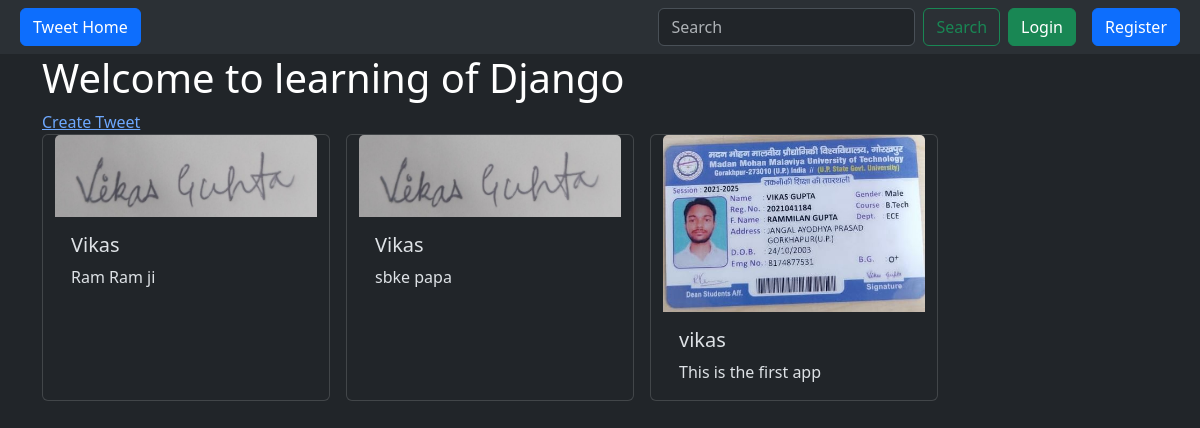
Page /tweet/ on the earlier database version.
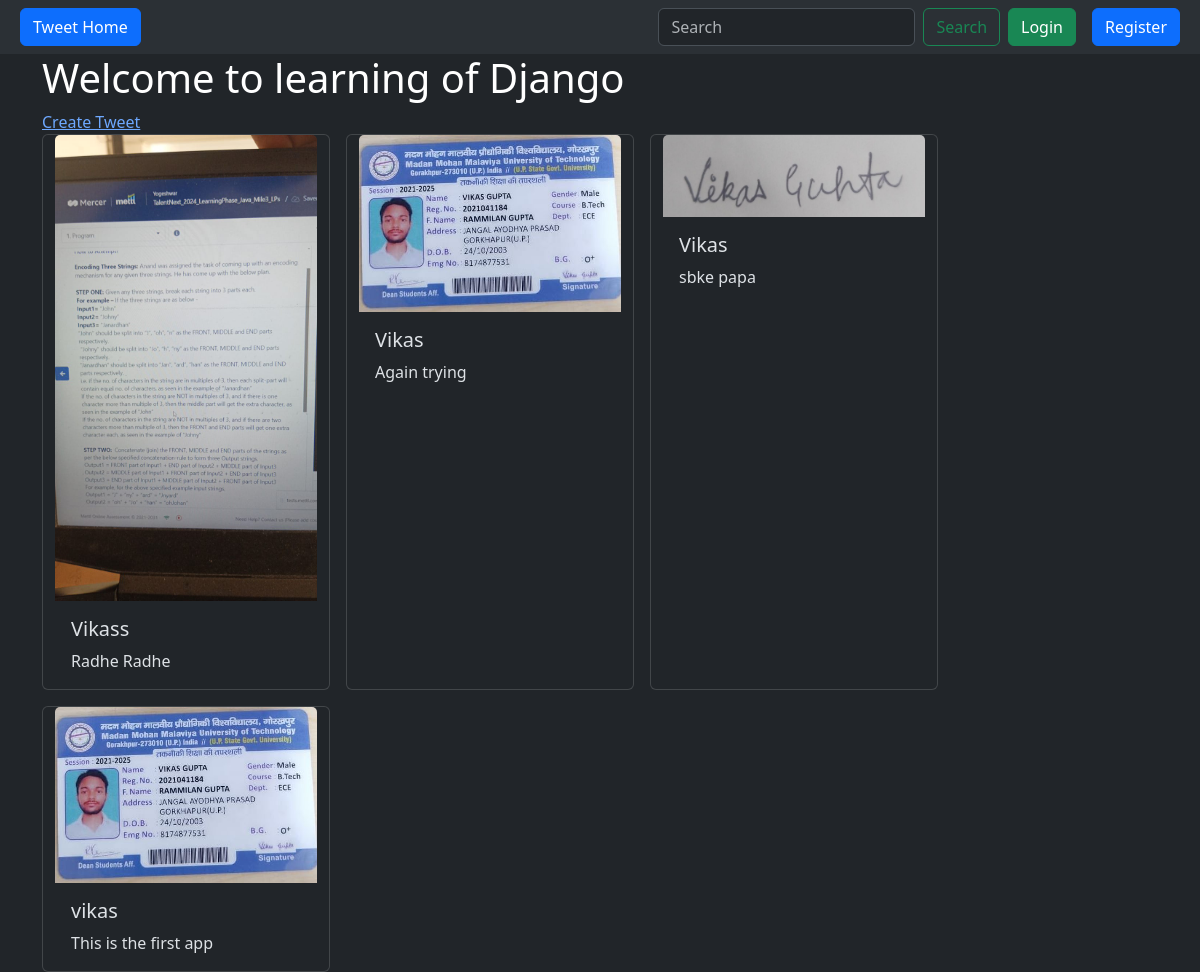
Same page on the later database version.
### tweet/models.py (models this page shows, shortened)
class Tweet(models.Model):
    user = models.ForeignKey(User, on_delete=models.CASCADE)
    texts= models.TextField(max_length=240)
    photo= models.ImageField(blank=True, null=True, upload_to='photos/')
    created_at = models.DateTimeField(auto_now_add=True)
    updated_at = models.DateTimeField(auto_now=True)

### tweet/views.py (the view)
# urls.py: path('', views.tweet_list, name="tweet_list"),
def tweet_list(request):
    tweets=Tweet.objects.all().order_by('-created_at')
    return render(request, 'tweet_list.html' , {'tweets': tweets})

### tweet/templates/tweet_list.html (shortened to what this page needs)
{% extends "layout.html" %}
{% block content %}
<h1> Welcome to learning of Django</h1>
<a href="{%  url 'tweet_create' %}"> Create Tweet </a>
<div class='container row gap-3' >
   {% for tweet in tweets  %}
   <div class="card" style="width: 18rem;">
      <img src="{{tweet.photo.url}}" class="card-img-top" alt="...">
      <div class="card-body">
        <h5 class="card-title">{{tweet.user.username}}</h5>
        <p class="card-text">{{tweet.texts}}</p>
      </div>
    </div>
   {% endfor %}
</div>
{% endblock %}

### templates/layout.html (shortened to what this page needs)
{% load static %}
<!DOCTYPE html>
<html lang="en"  data-bs-theme="dark">
<head>
    <link href="https://cdn.jsdelivr.net/npm/bootstrap@5.3.3/dist/css/bootstrap.min.css" rel="stylesheet">
</head>
<body class="bg-dark text-white" >
    <nav class="navbar navbar-expand-lg bg-body-tertiary">
        <div class="container-fluid">
          <div class="collapse navbar-collapse" id="navbarSupportedContent">
            <ul class="navbar-nav me-auto mb-2 mb-lg-0">
              <li class="nav-item">
            <a href="{% url 'tweet_list' %}" class="btn btn-primary mx-2" >Tweet Home</a>
              </li>
            </ul>
            <form class="d-flex" role="search">
              <input class="form-control me-2" type="search" placeholder="Search" aria-label="Search">
              <button class="btn btn-outline-success" type="submit">Search</button>
            </form>
            {% if user.is_authenticated %}
            <form action="{% url 'logout' %}" method='post'>
              {% csrf_token %}
              <button class="btn btn-danger">Logout</button>
            </form>
            {% else %}
            <a href="{% url 'login' %}" class="btn btn-success mx-2" >Login</a>
            <a href="{% url 'register' %}" class="btn btn-primary mx-2" >Register</a>
            {% endif %}
          </div>
        </div>
      </nav>
    <div class="container" >
        {% block content %}{% endblock %}
    </div>
</body>
</html>

Differences in the rows shown:
removed Tweet: photo (picture), user.username "Vikas", texts "Ram Ram ji"
added Tweet: photo (picture), user.username "Vikass", texts "Radhe Radhe"
added Tweet: photo (picture), user.username "Vikas", texts "Again trying"
